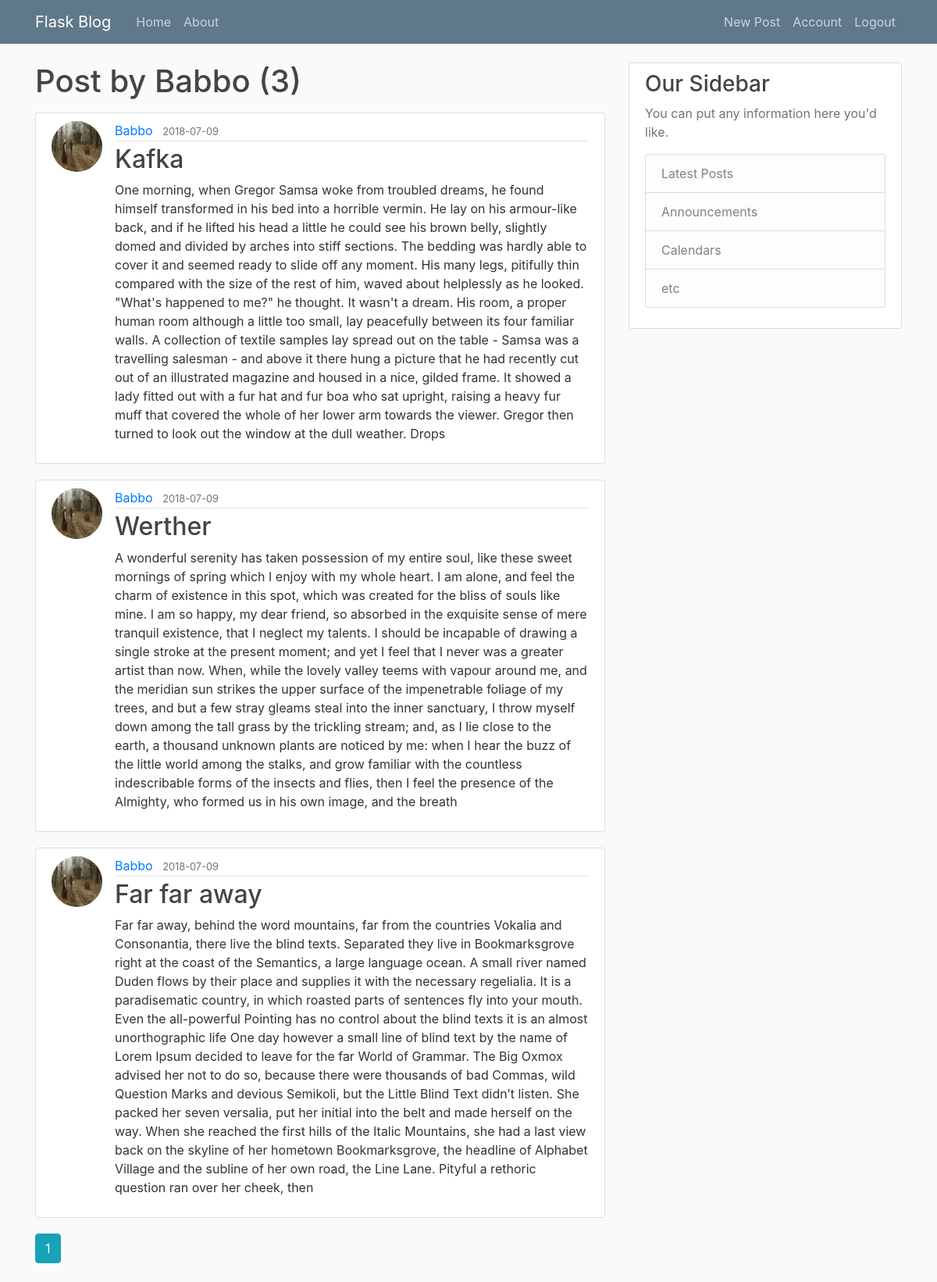
The app's page /user/Babbo (signed in) with its own data.
### flaskblog/models.py (models this page shows, shortened)
class User(db.Model, UserMixin):
    id = db.Column(db.Integer, primary_key = True)
    username = db.Column(db.String(20), unique = True, nullable = False)
    email = db.Column(db.String(120), unique=True, nullable=False)
    image_file = db.Column(db.String(20), nullable=False, default='default.jpg')
    password = db.Column(db.String(60), nullable = False)
    posts = db.relationship('Post', backref='author', lazy=True)

class Post(db.Model):
    id = db.Column(db.Integer, primary_key=True)
    title = db.Column(db.String(100), nullable=False)
    date_posted = db.Column(db.DateTime, nullable=False, default=datetime.utcnow)
    content = db.Column(db.Text, nullable = False)
    user_id = db.Column(db.Integer, db.ForeignKey('user.id'), nullable=False)

### flaskblog/users/routes.py (the view)
@users.route("/user/<string:username>")
def user_posts(username):
    page = request.args.get('page', 1, type=int)
    user = User.query.filter_by(username=username).first_or_404()
    posts = Post.query.filter_by(author=user)\
        .order_by(Post.date_posted.desc())\
        .paginate(page=page, per_page=5)
    print posts
    return render_template("user_post.html", posts=posts, user=user)

### flaskblog/models.py (called while the page is built)
@login_manager.user_loader
def load_user(user_id):
    return User.query.get(int(user_id))

### flaskblog/templates/user_post.html
{% extends "layout.html" %}
{% block content %}
    <h1 class="mb-3">Post by {{ user.username }} ({{ posts.total }})</h1>
    {% for post in posts.items %}
        <article class="media content-section">
          <img src="{{ url_for('static', filename='profile_pics/' + post.author.image_file) }}" class="rounded-circle article-img">
          <div class="media-body">
            <div class="article-metadata">
              <a class="mr-2" href="{{ url_for('users.user_posts', username=post.author.username) }}">{{ post.author.username }}</a>
              <small class="text-muted">{{ post.date_posted.strftime('%Y-%m-%d') }}</small>
            </div>
            <h2><a class="article-title" href="{{ url_for('posts.post', post_id=post.id) }}">{{ post.title }}</a></h2>
            <p class="article-content">{{ post.content }}</p>
          </div>
        </article>
    {% endfor %}
    {% for page_num in posts.iter_pages(left_edge=1, right_edge=1, left_current=1, right_current=2) %}
        {% if page_num %}
            {% if posts.page == page_num %}
                <a class="btn btn-info mb-4" href="{{ url_for('users.user_posts', username=user.username, page=page_num) }}">{{ page_num }}</a>
            {% else %}
                <a class="btn btn-outline-info mb-4" href="{{ url_for('users.user_posts', username=user.username, page=page_num) }}">{{ page_num }}</a>
            {% endif %}
        {% else %}
            ...
        {% endif %}
    {% endfor %}
{% endblock content %}

### flaskblog/static/main.css (style rules this page uses)
body { background: #fafafa; color: #333333; margin-top: 5rem; }
h1, h2, h3, h4, h5, h6 { color: #444444; }
.content-section { background: #ffffff; padding: 10px 20px; border: 1px solid #dddddd; border-radius: 3px; margin-bottom: 20px; }
.article-title { color: #444444; }
.article-content { white-space: pre-line; }
.article-img { height: 65px; width: 65px; margin-right: 16px; }
.article-metadata { padding-bottom: 1px; margin-bottom: 4px; border-bottom: 1px solid #e3e3e3 }

### records on screen
User: username "Babbo"
Post: image_file (picture), author.username "Babbo", date_posted "2018-07-09", title "Kafka", content "One morning, when Gregor Samsa woke from troubled dreams, he found himself transformed in his bed into a horrible vermin. He lay on his armour-like back, and if he lifted his head a little he could see his brown belly, slightly domed and divided by arches into stiff sections. The bedding was hardly able to cover it and seemed ready to slide off any moment. His many legs, pitifully thin compared with the size of the rest of him, waved about helplessly as he looked. \"What's happened to me?\" he thought. It wasn't a dream. His room, a proper human room although a little too small, lay peacefully between its four familiar walls. A collection of textile samples lay spread out on the table - Samsa…"
Post: image_file (picture), author.username "Babbo", date_posted "2018-07-09", title "Werther", content "A wonderful serenity has taken possession of my entire soul, like these sweet mornings of spring which I enjoy with my whole heart. I am alone, and feel the charm of existence in this spot, which was created for the bliss of souls like mine. I am so happy, my dear friend, so absorbed in the exquisite sense of mere tranquil existence, that I neglect my talents. I should be incapable of drawing a single stroke at the present moment; and yet I feel that I never was a greater artist than now. When, while the lovely valley teems with vapour around me, and the meridian sun strikes the upper surface of the impenetrable foliage of my trees, and but a few stray gleams steal into the inner sanctuary,…"
Post: image_file (picture), author.username "Babbo", date_posted "2018-07-09", title "Far far away", content "Far far away, behind the word mountains, far from the countries Vokalia and Consonantia, there live the blind texts. Separated they live in Bookmarksgrove right at the coast of the Semantics, a large language ocean. A small river named Duden flows by their place and supplies it with the necessary regelialia. It is a paradisematic country, in which roasted parts of sentences fly into your mouth. Even the all-powerful Pointing has no control about the blind texts it is an almost unorthographic life One day however a small line of blind text by the name of Lorem Ipsum decided to leave for the far World of Grammar. The Big Oxmox advised her not to do so, because there were thousands of bad…"

### other values on screen
{{ posts.total }} "3"
{{ page_num }} "1"
